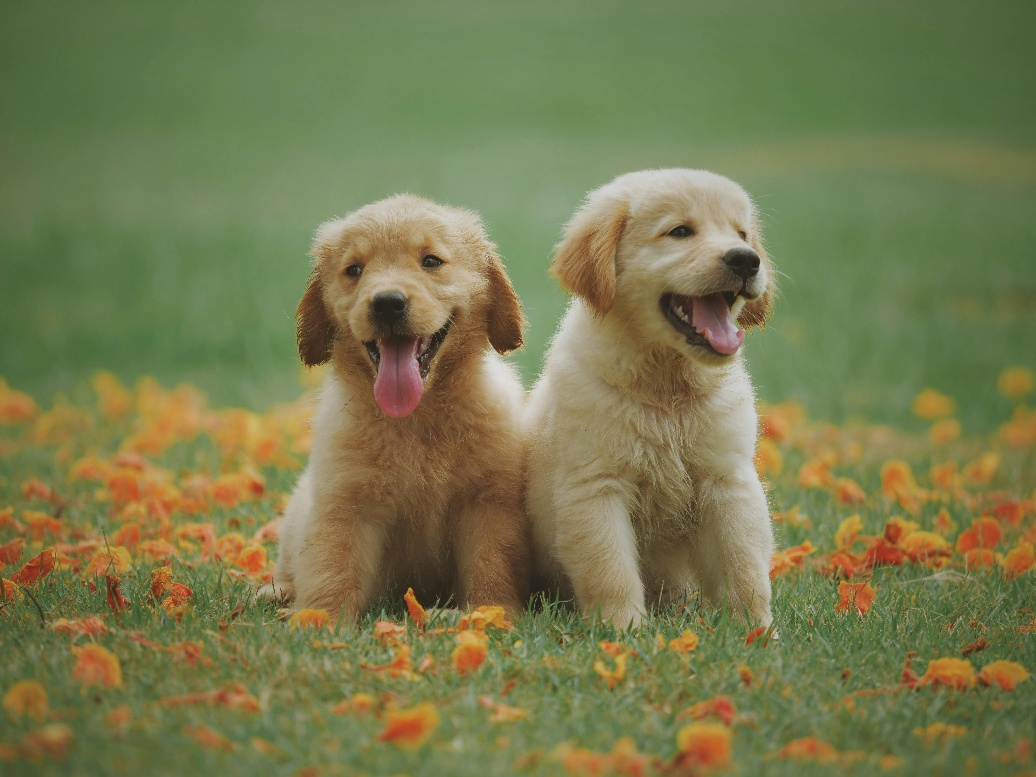
#> input picture CV-Lab/Lab-2/Res/resized_dog.jpeg, 1036 x 777 px
$ python q3.py
#> lines starting #> are read from the running program, lines starting #| are printed output that depends on the picture
import cv2 as cv
import numpy as np
import matplotlib.pyplot as plt

img = cv.imread("./Res/resized_dog.jpeg")
#> img is the input picture: shape (777, 1036, 3); mean B, G, R 78.2, 121.9, 119.1

cv.imshow("Original Image", img)

cv.waitKey(0)
cv.destroyAllWindows()

img = img[200:600, 230:570]
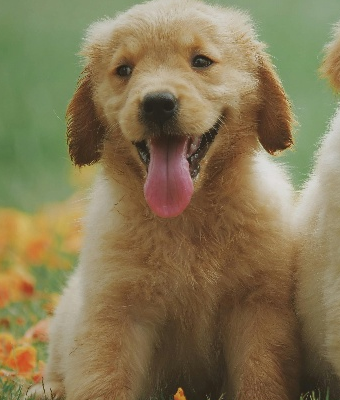
#> img: shape (400, 340, 3); mean B, G, R 83.6, 119.2, 132.8

cv.imshow("Cropped Image", img)

cv.waitKey(0)
cv.destroyAllWindows()

#cv.imwrite("./Res/cropped_dog.jpeg", img)

$ run again, with CV-Lab/Lab-2/Res/fixed_bright_img.jpeg copied over CV-Lab/Lab-2/Res/resized_dog.jpeg
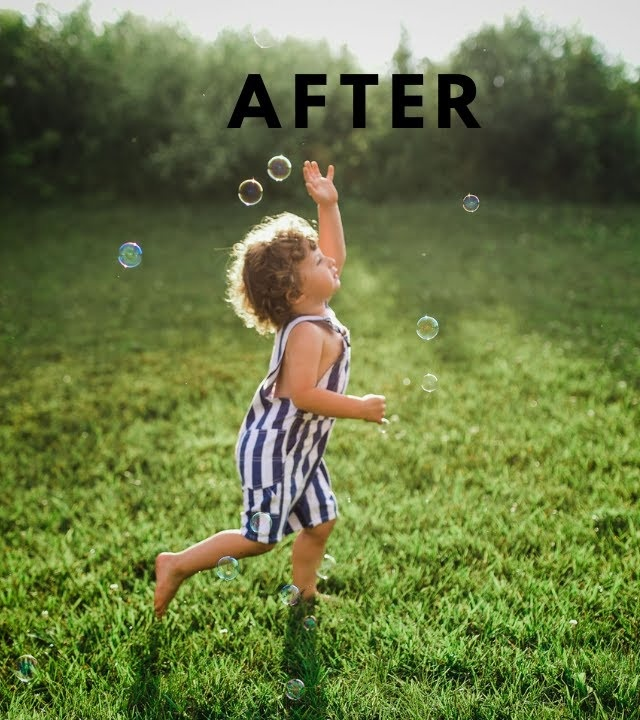
#> input picture CV-Lab/Lab-2/Res/fixed_bright_img.jpeg, 640 x 720 px
#> img is the input picture: shape (720, 640, 3); mean B, G, R 68.3, 121, 107
#> `img = img[200:600, 230:570]`:
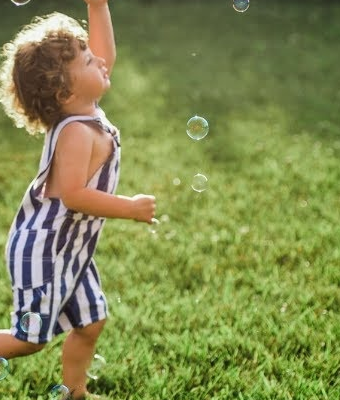
#> img: shape (400, 340, 3); mean B, G, R 80.3, 139.1, 131
